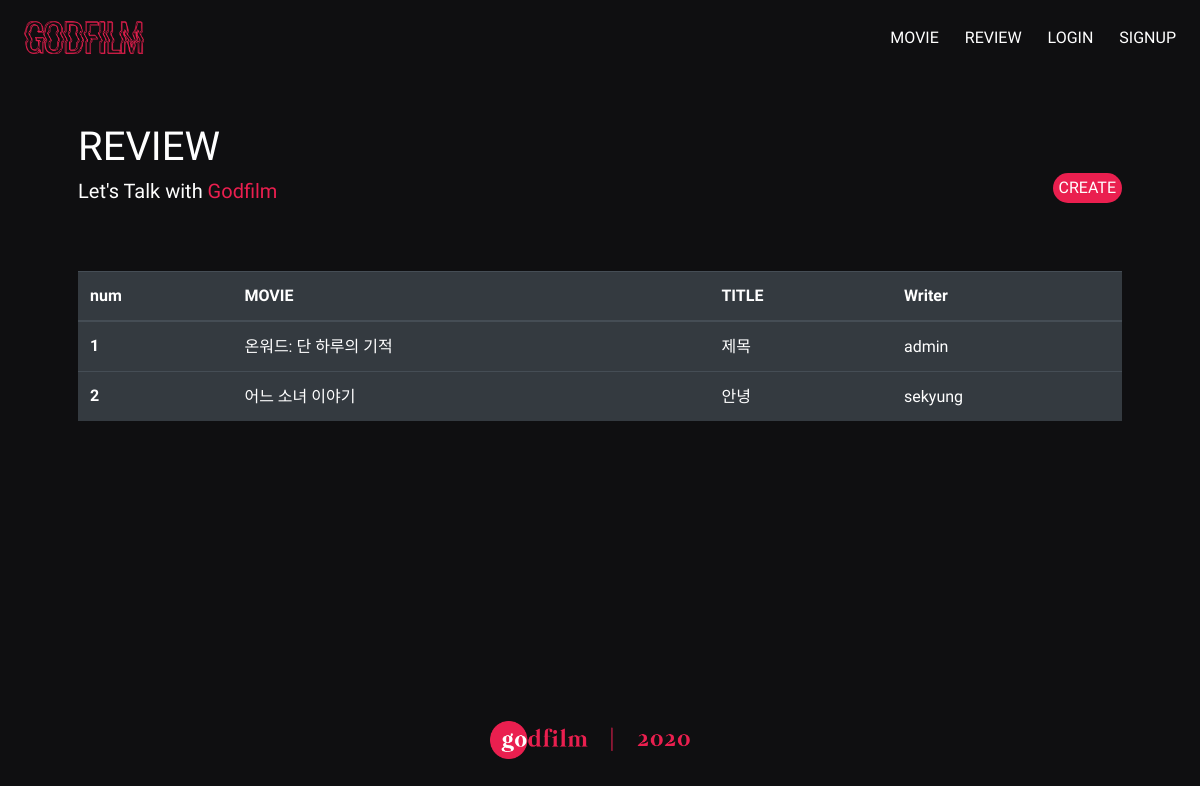
Page /movies/review_list/ on the earlier database version.
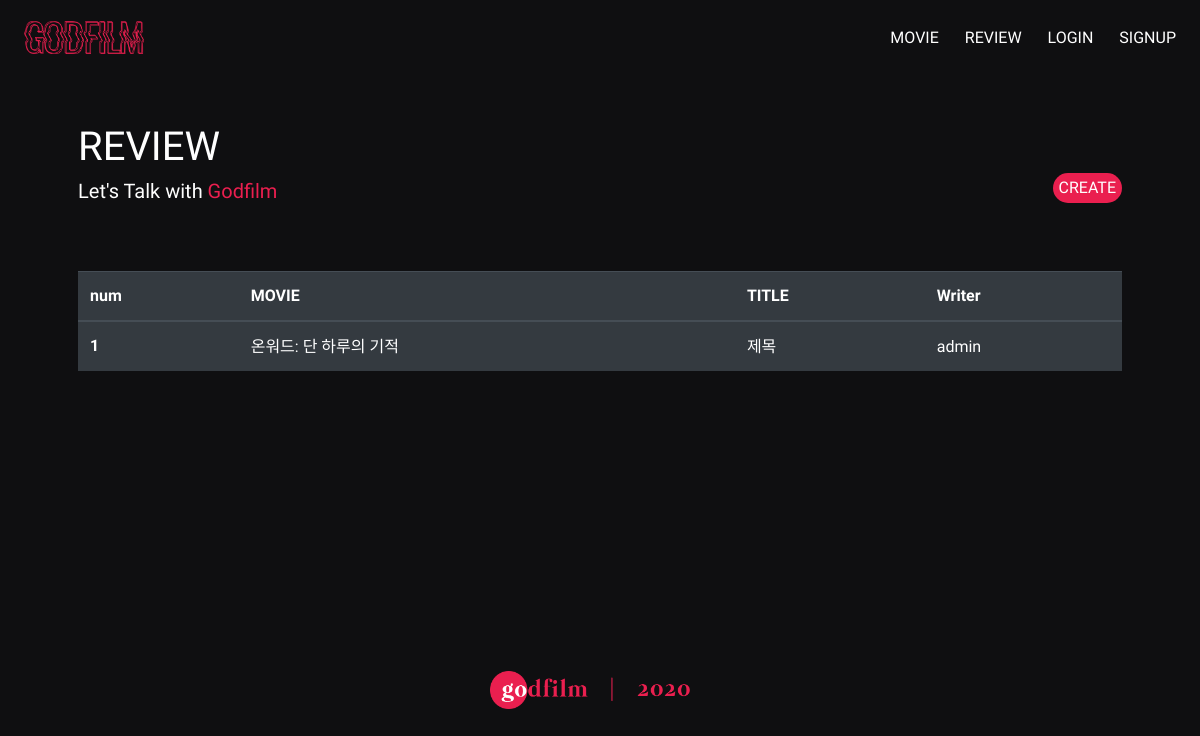
Same page on the later database version.
### movies/models.py (models this page shows, shortened)
class Review(models.Model):
    title = models.CharField(max_length=100)
    content = models.CharField(max_length=255)
    user = models.ForeignKey(settings.AUTH_USER_MODEL, on_delete=models.CASCADE)
    movie = models.ForeignKey(Movie, on_delete=models.CASCADE)

class Movie(models.Model):
    title = models.CharField(max_length=100)
    overview = models.TextField(blank=True)
    poster_path = models.CharField(max_length=200, null=True)
    cast = models.ManyToManyField(Cast, related_name='cast_movie', blank=True)

### accounts/models.py (models this page shows)
class User(AbstractUser):
    followers = models.ManyToManyField(
            settings.AUTH_USER_MODEL,
            related_name='followings'
        )

### movies/views.py (the view)
# urls.py: path('review_list/', views.review_list, name='review_list'),
def review_list(request):
    reviews = Review.objects.all()
    context =  {
        'reviews': reviews
    }
    return render(request, 'movies/review_list.html', context)

### movies/templates/movies/review_list.html
{% extends 'base.html' %}
{% block content %}
<div class="d-flex justify-content-between">
    <div>
        <h1 style="color: white;">REVIEW</h1>
        <h5 style="color: white;">Let's Talk with <span style="color: #ea1f4f;">Godfilm</span></h5>
    </div>
    <div>
        <a href="{% url 'movies:review_create' %}" class="btn review-create">CREATE</a>
    </div>
</div>
<table class="table table-dark" style="margin-top: 60px;">
    <thead>
      <tr class="review-th">
        <th scope="col">num</th>
        <th scope="col">MOVIE</th>
        <th scope="col">TITLE</th>
        <th scope="col">Writer</th>
      </tr>
    </thead>
    <tbody>
    {% for review in reviews %}
      <tr class="review-td">
        <th scope="row">{{ forloop.counter }}</th>
        <td><a href="{% url 'movies:movie_detail' review.movie.id %}">{{ review.movie.title }}</a></td>
        <td><a href="{% url 'movies:review_detail' review.movie.id review.id %}">{{ review.title }}</a></td>
        <td><a href="{% url 'accounts:profile' user.username %}">{{ review.user.username }}</a></td>
      </tr>
    {% endfor %}
    </tbody>
  </table>
{% endblock %}

### templates/base.html (shortened to what this page needs)
{% load static %}
<!DOCTYPE html>
<html lang="en">
<head>
    <link rel="stylesheet" href="https://stackpath.bootstrapcdn.com/bootstrap/4.4.1/css/bootstrap.min.css">
</head>
<body id="back">
    <nav class="navbar navbar-expand-lg">
      <a class="navbar-brand m-2" href="{% url 'movies:start'%}">
        <img src="{% static 'image/logo.png' %}" alt="" style="width: 120px;">
      </a>
      <div class="collapse navbar-collapse  d-flex justify-content-end" id="navbarNav">
        <ul class="navbar-nav">
          <li class="nav-item">
            <a class="nav-link" href="{% url 'movies:movie_list' %}">MOVIE</a>
          </li>
          <li class="nav-item">
            <a class="nav-link" href="{% url 'movies:review_list' %}">REVIEW</a>
          </li>
          {% if user.is_authenticated %}
          <li class="nav-item">
            <a class="nav-link" href="{% url 'accounts:profile' user.username %}">MY PAGE</a>
          </li>
          <li class="nav-item">
            <a class="nav-link" href="{% url 'accounts:logout' %}">LOGOUT</a>
          </li>
          {% else %}
          <li class="nav-item">
            <a class="nav-link" href="{% url 'accounts:login' %}">LOGIN</a>
          </li>
          <li class="nav-item">
            <a class="nav-link" href="{% url 'accounts:signup' %}">SIGNUP</a>
          </li>
          {% endif %}
        </ul>
      </div>
    </nav>
    <div class="container p-5">
      {% block content %}
      {% endblock %}
      <div class="footer">
        <img src="{% static 'image/bottom.png' %}" alt="">
    </div>
    </div>
</body>
</html>

### templates/base.html (style rules this page uses)
.footer { text-align: center; width: 100%; margin-top: 300px; }
.footer > img { width: 200px; margin-left: -20px; }
#back { width: 100%; background-color: #0f0f11; }
.nav-item { margin-left: 10px; }
.nav-item > a { font-family: 'Suez One', serif; color: white; }
h1, h5 { font-family: 'Suez One', serif; }
.review-create { font-family: 'Suez One', serif; border-radius: 50px; padding:2px 5px; background-color: #ea1f4f; color: white; margin-top:50px }
.review-th > th { font-family: 'Suez One', serif; }
.review-td > th { font-family: 'Suez One', serif; }
.review-td > td > a { text-decoration: none; font-family: 'Nanum Gothic', sans-serif; color:white; }

Differences in the rows shown:
removed Review: movie "어느 소녀 이야기", title "안녕", user.username "sekyung"
